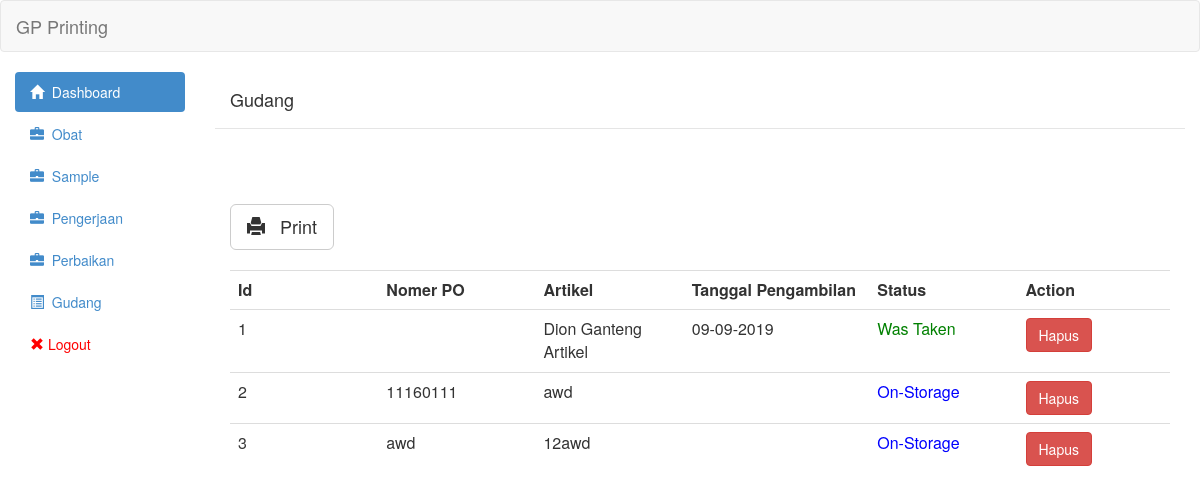
Screenshot of /view/gudang.php (signed in) with the database file from the repository.
### tables this page shows
CREATE TABLE `gudang` (
  `id` int(11) NOT NULL,
  `id_pengerjaan` int(11) NOT NULL,
  `nomor_po` varchar(255) NOT NULL,
  `qty_total` int(11) NOT NULL,
  `qty_sementara` int(11) NOT NULL,
  `tgl_pengambilan` date NOT NULL,
  `keterangan` text NOT NULL,
  `status` int(11) NOT NULL
);

CREATE TABLE `sample` (
  `id` int(11) NOT NULL,
  `artikel` varchar(255) NOT NULL,
  `nomor_po` varchar(30) NOT NULL,
  `tgl` date NOT NULL,
  `tgl_selesai` date DEFAULT NULL,
  `tgl_naik_bahan` date DEFAULT NULL,
  `status` tinyint(1) NOT NULL DEFAULT 0,
  `biaya` int(11) NOT NULL
);

CREATE TABLE `pengerjaan` (
  `id` int(11) NOT NULL,
  `id_sample` int(11) NOT NULL,
  `nomor_po` varchar(255) NOT NULL,
  `tipe` int(11) NOT NULL,
  `tgl_mulai` date NOT NULL,
  `qty_sendiri` int(11) NOT NULL,
  `tgl_selesai_sendiri` date DEFAULT NULL,
  `qty_makloon` int(11) NOT NULL,
  `tgl_selesai_makloon` date DEFAULT NULL,
  `status` int(11) NOT NULL,
  `qty_awal` int(11) NOT NULL,
  `keterangan` text NOT NULL,
  `qty_akhir_makloon` int(11) NOT NULL,
  `qty_akhir_sendiri` int(11) NOT NULL,
  `jumlah_orang` int(11) NOT NULL,
  `jam_kerja` int(11) NOT NULL,
  `biaya_makloon` int(11) NOT NULL,
  `meja` int(11) NOT NULL,
  `tgl_naik_barang` date DEFAULT NULL
);

### controller/gudang/gudang_show.php (the view, shortened to what this page needs)
<?php
	include('../controller/config/linken.php');
	include('../controller/config/asset.php');
	$queryGetGudang = "SELECT gudang.id,pengerjaan.nomor_po,sample.artikel,gudang.id_pengerjaan,gudang.tgl_pengambilan,gudang.status,pengerjaan.status AS PS from gudang join pengerjaan on gudang.id_pengerjaan=pengerjaan.id join sample on pengerjaan.id_sample = sample.id ORDER BY gudang.id ASC";
	$resultGetGudang = mysqli_query($link,$queryGetGudang) or die(mysqli_error($link));
	 echo "<table class='table table-hover'><tr>
                        <th class='col-md-1'>Id</th>
                        <th class='col-md-1'>Nomer PO</th>
                        <th class='col-md-1'>Artikel</th>
                        <th class='col-md-1'>Tanggal Pengambilan</th>
                        <th class='col-md-1'>Status</th>
                        <th class='col-md-1'>Action</th>
                        </tr>";
	while($row = mysqli_fetch_assoc($resultGetGudang)){
    if($row['tgl_pengambilan']=='0000-00-00'){
        $row['tgl_pengambilan']=null;
    }else{
         $row['tgl_pengambilan'] = date("d-m-Y",strtotime( $row['tgl_pengambilan']));
    }
	?>
                            <tr onclick='AjaxGetDetailGudang(<?php echo $row["id"]?>)'>
								<td><?php echo $row['id']?></td>
                                <td><?php echo $row['nomor_po']?></td>
                                <td><?php echo $row['artikel']?></td>
                                <td><?php echo $row['tgl_pengambilan']?></td>
                                <td><?php if($row['status']==0){
									echo "<span style='color:blue'>On-Storage</span>";
									}else if($row['status']==1){
										echo "<span style='color:green'>Was Taken</span>";
									}
								;?></td>
								<td>
                                <a class='btn btn-danger' href='controller/gudang/gudang_delete.php?id="<?php echo $row["id"];?>"'>Hapus</a></td>
                            </tr>
<?php
	}
	echo "</table>"
	?>

### rows the page displays
gudang: id "1", sample.artikel "Dion Ganteng Artikel", tgl_pengambilan "09-09-2019", status "Was Taken"
gudang: id "2", id_pengerjaan.nomor_po "11160111", sample.artikel "awd", status "On-Storage"
gudang: id "3", id_pengerjaan.nomor_po "awd", sample.artikel "12awd", status "On-Storage"
